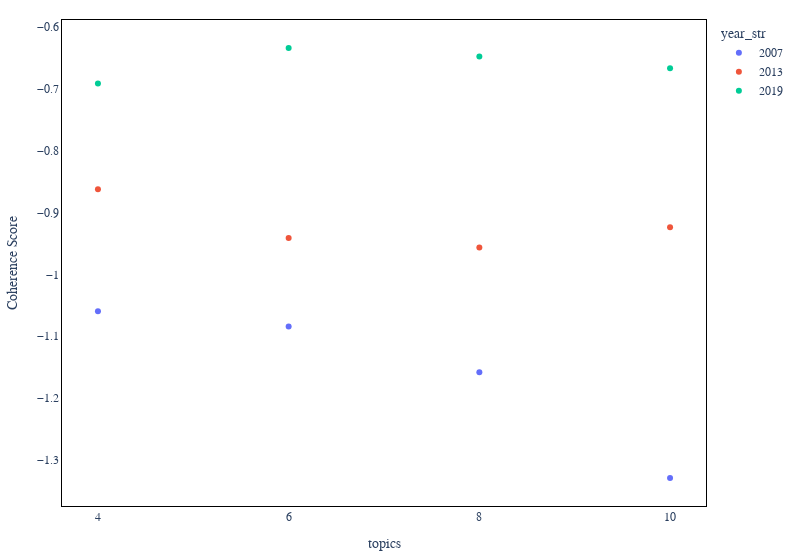

Source (notebook cell):
### Code cell
coh['year_str'] = coh.year.apply(str)

fig = px.scatter(coh, x='topics', y='coherence', color='year_str',
              labels={'coherence':'Coherence Score'},
        width=800)

fig.update_layout(
    margin=dict(l=20, r=20, t=20, b=20),
    font_family='Times New Roman',
    plot_bgcolor='rgba(0,0,0,0)',
    xaxis = dict(
        tickmode='linear',
        tick0=4,
        dtick=2,
        showline=True,
        mirror=True,
        linecolor='black'
    ),
    yaxis = dict(
        showline=True,
        mirror=True,
        linecolor='black'
        
    )
)

### Figure 1 — Plotly figure (JSON) as saved in the notebook; plotly's stock layout.template omitted (floating-point values rounded to 4 significant figures)
{"data": [{"hovertemplate": "year_str=2007<br>topics=%{x}<br>Coherence Score=%{y}<extra></extra>", "legendgroup": "2007", "marker": {"color": "#636efa", "symbol": "circle"}, "mode": "markers", "name": "2007", "orientation": "v", "showlegend": true, "type": "scatter", "x": [4, 6, 8, 10], "xaxis": "x", "y": [-1.06, -1.084, -1.158, -1.329], "yaxis": "y"}, {"hovertemplate": "year_str=2013<br>topics=%{x}<br>Coherence Score=%{y}<extra></extra>", "legendgroup": "2013", "marker": {"color": "#EF553B", "symbol": "circle"}, "mode": "markers", "name": "2013", "orientation": "v", "showlegend": true, "type": "scatter", "x": [4, 6, 8, 10], "xaxis": "x", "y": [-0.8623, -0.9412, -0.9566, -0.9239], "yaxis": "y"}, {"hovertemplate": "year_str=2019<br>topics=%{x}<br>Coherence Score=%{y}<extra></extra>", "legendgroup": "2019", "marker": {"color": "#00cc96", "symbol": "circle"}, "mode": "markers", "name": "2019", "orientation": "v", "showlegend": true, "type": "scatter", "x": [4, 6, 8, 10], "xaxis": "x", "y": [-0.6911, -0.6339, -0.6474, -0.6664], "yaxis": "y"}], "layout": {"font": {"family": "Times New Roman"}, "legend": {"title": {"text": "year_str"}, "tracegroupgap": 0}, "margin": {"b": 20, "l": 20, "r": 20, "t": 20}, "plot_bgcolor": "rgba(0,0,0,0)", "width": 800, "xaxis": {"anchor": "y", "domain": [0, 1], "dtick": 2, "linecolor": "black", "mirror": true, "showline": true, "tick0": 4, "tickmode": "linear", "title": {"text": "topics"}}, "yaxis": {"anchor": "x", "domain": [0, 1], "linecolor": "black", "mirror": true, "showline": true, "title": {"text": "Coherence Score"}}}}
